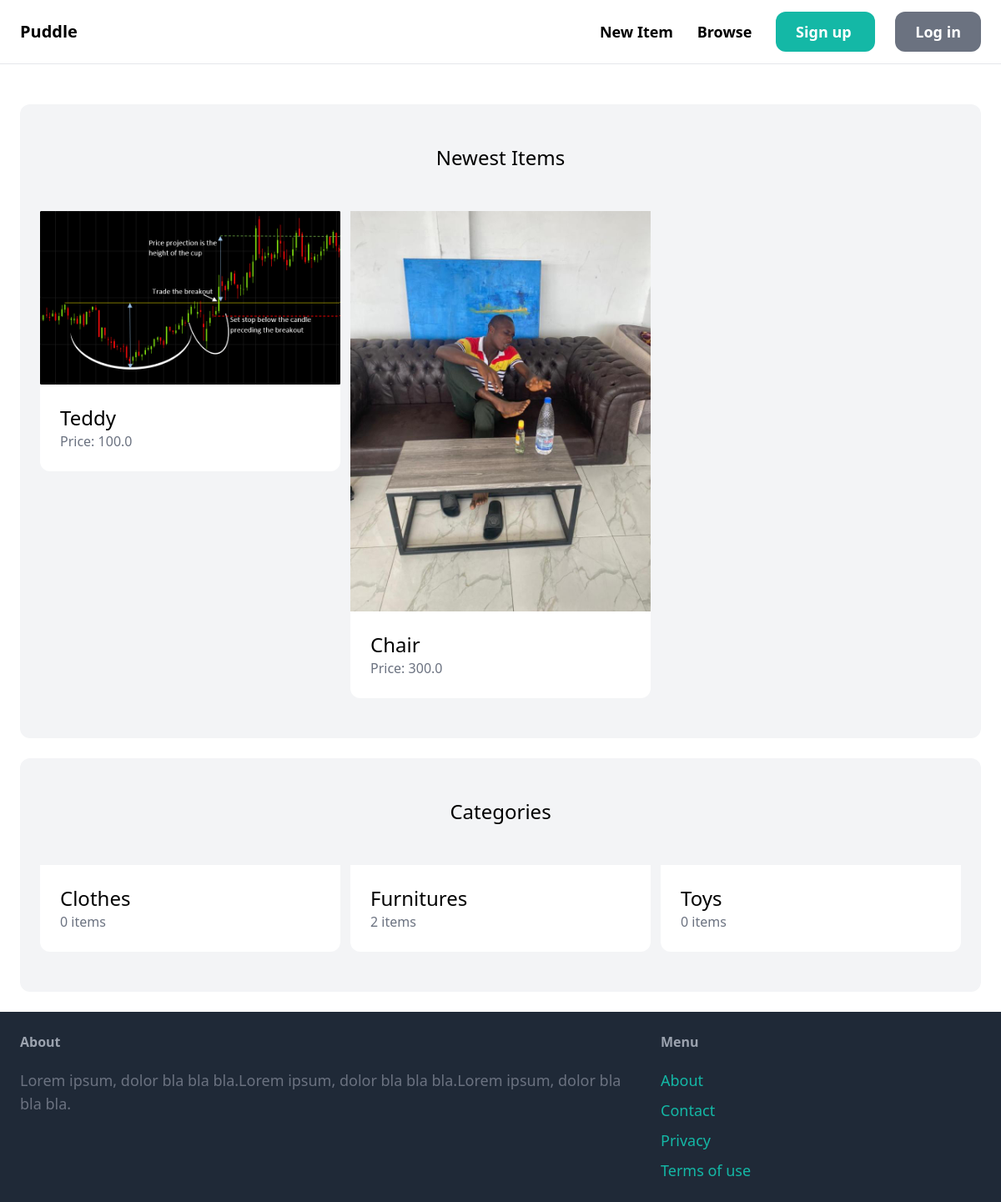
Before: / with the older database file.
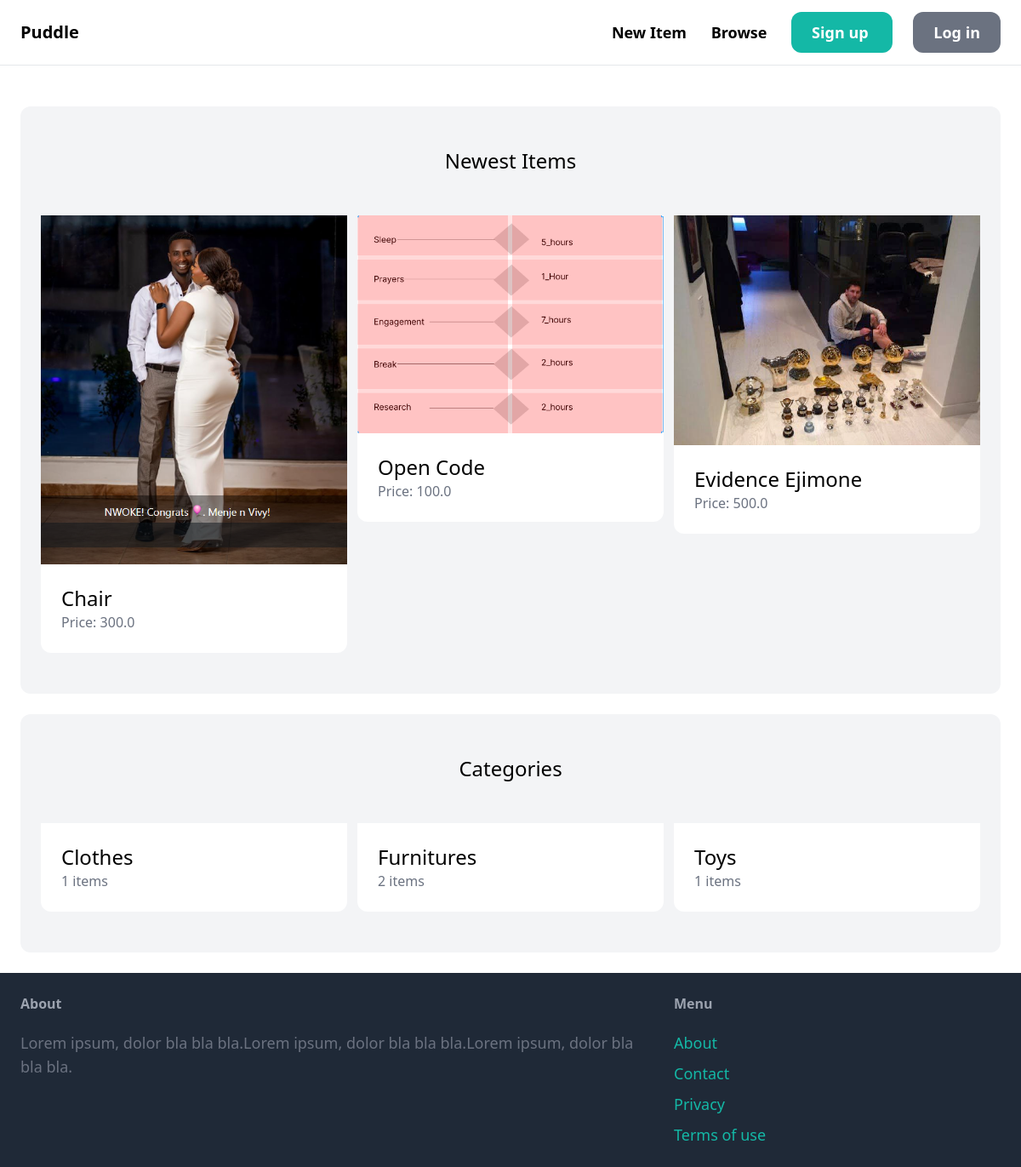
After: the same page with the newer database file.
### item/models.py (models this page shows, shortened)
class Item(models.Model):
    category = models.ForeignKey(Category, related_name='items', on_delete=models.CASCADE)
    name = models.CharField(max_length=255)
    description = models.TextField(blank=True, null=True)
    price = models.FloatField()
    image = models.ImageField(upload_to='item_images', blank=True, null=True)
    is_sold = models.BooleanField(default=False)
    created_by = models.ForeignKey(User, related_name='items', on_delete=models.CASCADE)
    created_at = models.DateTimeField(auto_now_add=True)

class Category(models.Model):
    name = models.CharField(max_length=255)
    class Meta:
        ordering = ('name',)
        verbose_name_plural = 'Categories'

### core/views.py (the view)
# urls.py: path('', views.index, name='index'),
def index(request):
    items = Item.objects.filter(is_sold=False)[0:6]
    categories = Category.objects.all()
    return render(request, 'core/index.html', {
        'categories': categories,
        'items': items,
    })

### core/templates/core/index.html (shortened to what this page needs)
{% extends 'core/base.html' %}
{% block content %}
<div class="mt-6 px-6 py-12 bg-gray-100 rounded-xl">
  <h2 class="mb-12 text-2xl text-center">Newest Items</h2>
  <div class="grid grid-cols-3 gap-3">
    {% for item in items %}
      <div>
        <a href="{% url 'item:detail' item.id %}">
          <div>
            <img src="{{ item.image.url }}" class="tounded-t-xl" alt="">
          </div>
          <div class="p-6 bg-white rounded-b-xl">
            <h2 class="text-2xl">{{ item.name }}</h2>
            <p class="text-gray-500">Price: {{item.price}}</p>
          </div>
        </a>
      </div>
    {% endfor %}
  </div>
</div>
<div class="mt-6 px-6 py-12 bg-gray-100 rounded-xl">
  <h2 class="mb-12 text-2xl text-center">Categories</h2>
  <div class="grid grid-cols-3 gap-3">
      {% for category in categories %}
          <div>
              <a href="#">
                  <div class="p-6 bg-white rounded-b-xl">
                      <h2 class="text-2xl">{{ category.name }}</h2>
                      <p class="text-gray-500">{{ category.items.count }} items</p>
                  </div>
              </a>
          </div>
      {% endfor %}
  </div>
</div>
{%endblock%}

### core/templates/core/base.html (shortened to what this page needs)
<!DOCTYPE html>
<html lang="en">
  <head>
  </head>
  <body>
    <nav class="py-6 px-6 flex justify-between items-center border-b border-gray-200">
      <a href="/" class="text-xl font-semibold">Puddle</a>
      <div class="space-x-6">
        <a href="#" class="text-lg font-semibold hover:text-gray-500">
          New Item
        </a>
        <a href="#" class="text-lg font-semibold hover:text-gray-500">
          Browse
        </a>
        <a href="{% url 'core:signup' %}" class="px-6 py-3 text-lg font-semibold bg-teal-500 text-white rounded-xl hover:bg-teal-700">
          Sign up
        </a>
        <a href="#" class="px-6 py-3 text-lg font-semibold bg-gray-500 text-white rounded-xl hover:bg-gray-700">
          Log in
        </a>
      </div>
    </nav>
    <div class="px-6 py-6">{% block content%} {% endblock%}</div>
     <footer class="px-6 py-6 flex justify-between  bg-gray-800">
      <div class="w-2/3 pr-10">
        <h3 class="mb-5 font-semibold text-gray-400">About</h3>
        <p class="text-lg text-gray-500">Lorem ipsum, dolor bla bla bla.Lorem ipsum, dolor bla bla bla.Lorem ipsum, dolor bla bla bla.</p>
      </div>
      <div class="w-1/3">
        <h3 class="mb-5 font-semibold text-gray-400">
          Menu
        </h3>
        <ul class="space-y-2">
          <li>
            <a href="#" class="text-lg text-teal-500 hover:text-teal-700" >
              About
            </a>
          </li>
          <li>
            <a href="{% url 'core:contact' %}" class="text-lg text-teal-500 hover:text-teal-700" >
              Contact
            </a>
          </li>
          <li>
            <a href="#" class="text-lg text-teal-500 hover:text-teal-700" >
              Privacy
            </a>
          </li>
          <li>
            <a href="#" class="text-lg text-teal-500 hover:text-teal-700" >
              Terms of use
            </a>
          </li>
        </ul>
    </div>
     </footer>
    <script src="https://cdn.tailwindcss.com"></script>
  </body>
</html>

Changed rows visible on the page:
removed Item: image (picture), name "Teddy", price "100.0"
changed Item "Chair": image: a different picture
added Item: image (picture), name "Open Code", price "100.0"
added Item: image (picture), name "Evidence Ejimone", price "500.0"
computed for Category "Clothes": items.count "0" → "1"
computed for Category "Toys": items.count "0" → "1"
